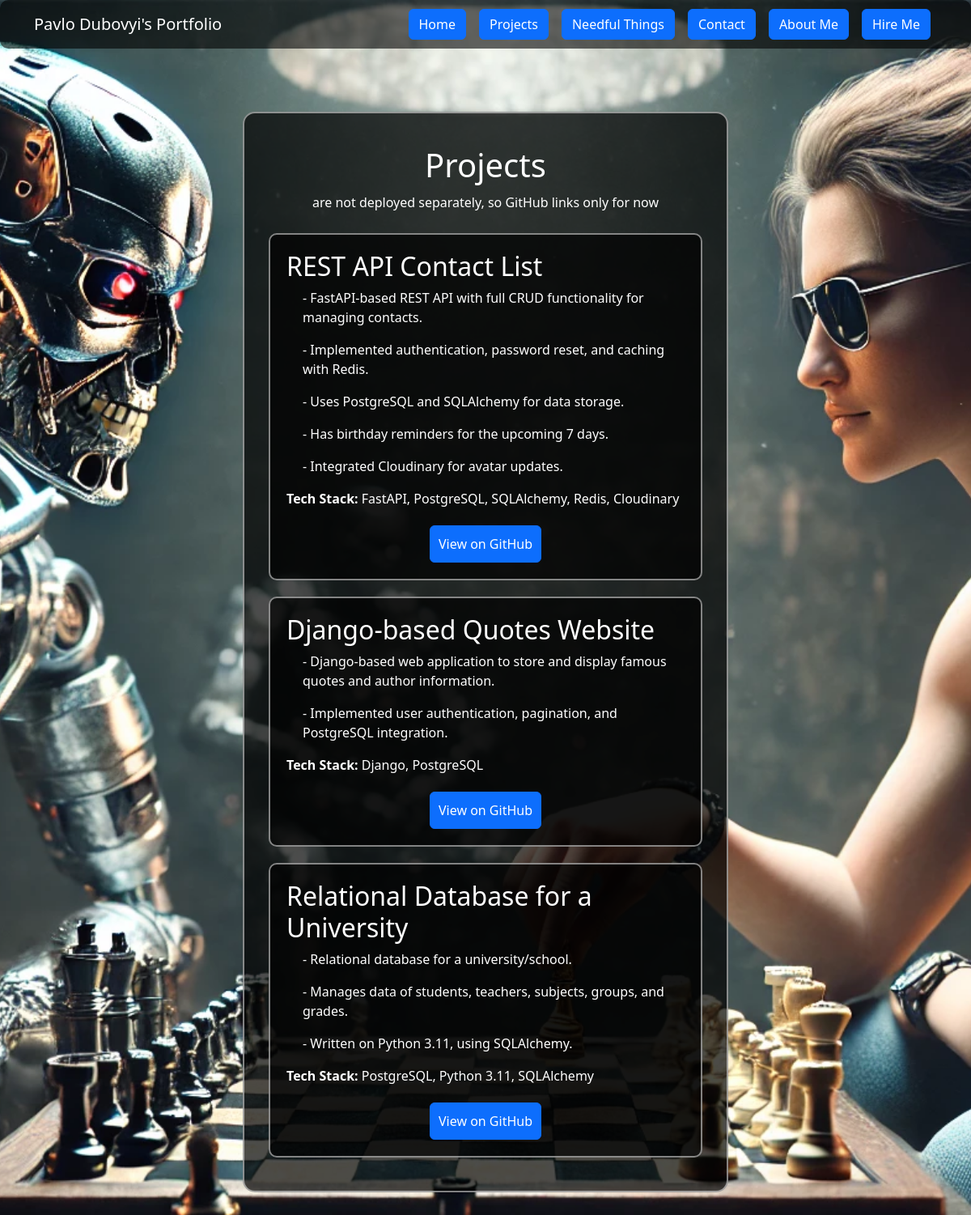
/projects/, run on the app's committed database.
### projects/models.py (models this page shows, shortened)
class Project(models.Model):
    title = models.CharField(max_length=100)
    description = models.TextField()
    stack = models.CharField(max_length=200)
    link = models.URLField()

### projects/views.py (the view)
# urls.py: path('', projects_list, name='projects'),
def projects_list(request):
    projects = Project.objects.all()
    return render(request, "projects/projects.html", {"projects": projects})

### projects/templates/projects/projects.html
{% extends "base.html" %}
{% block content %}
    <div class="fullscreen-container">
        <div class="content-box">
            <h1 class="page-title">Projects</h1>
            <p class="text-center">are not deployed separately, so GitHub links only for now</p>
            <div class="projects-container">
                {% for project in projects %}
                    <div class="project-card">
                        <h2 class="project-title">{{ project.title }}</h2>
                        <ul class="project-description">
                            {% for line in project.description.splitlines %}
                                <p>{{ line }}</p>
                            {% endfor %}
                        </ul>
                        <p><strong>Tech Stack:</strong> {{ project.stack }}</p>
                        <div class="text-center">
                            <a href="{{ project.link }}" target="_blank" class="btn btn-primary btn-center">
                                View on GitHub
                            </a>
                        </div>
                    </div>
                {% endfor %}
            </div>
        </div>
    </div>
{% endblock %}

### templates/base.html (shortened to what this page needs)
<!DOCTYPE html>
<html lang="en">
<head>
    {% load static %}
    <link
        href="https://cdn.jsdelivr.net/npm/bootstrap@5.3.3/dist/css/bootstrap.min.css"
        rel="stylesheet"
    >
    {% load static %}
    <link rel="stylesheet" href="{% static 'css/styles.css' %}">
</head>
<body>
    <nav class="navbar navbar-expand-lg navbar-dark">
        <div class="container">
            <span class="navbar-brand">Pavlo Dubovyi's Portfolio</span>
            <div class="d-flex">
                <a href="{% url 'home' %}" class="btn btn-primary mx-2">Home</a>
                <a href="{% url 'projects' %}" class="btn btn-primary mx-2">Projects</a>
                <a href="{% url 'needful_things' %}" class="btn btn-primary mx-2">Needful Things</a>
                <a href="{% url 'contact' %}" class="btn btn-primary mx-2">Contact</a>
                <a href="{% url 'about' %}" class="btn btn-primary mx-2">About Me</a>
                <a href="{% url 'hire' %}" class="btn btn-primary mx-2">Hire Me</a>
            </div>
        </div>
    </nav>
    <div class="container mt-5">
        {% block content %}{% endblock content %}
    </div>
</body>
</html>

### static/css/styles.css (style rules this page uses)
body { background-image: url("../background_2.webp"); background-size: cover; background-position: center; background-attachment: fixed; color: white; text-align: center; }
.navbar { background: rgba(0, 0, 0, 0.6); padding: 10px; border-radius: 10px; position: fixed; width: 100%; top: 0; left: 0; z-index: 1000; }
html, body { height: 100%; overflow: hidden; }
.fullscreen-container { height: 100vh; display: flex; justify-content: center; align-items: center; text-align: center; margin-top: -100px; }
.content-box { background: rgba(0, 0, 0, 0.7); padding: 20px; border-radius: 15px; border: 2px solid rgba(255, 255, 255, 0.5); text-align: center; max-width: 600px; color: white; width: 100%; margin-top: 200px; margin-bottom: 50px; }
.page-title { text-align: center; margin-bottom: 10px; padding-top: 20px; }
.projects-container { max-height: 75vh; overflow-y: auto; padding: 10px; }
.project-card { background: rgba(0, 0, 0, 0.7); color: white; padding: 20px; border-radius: 10px; border: 2px solid rgba(255, 255, 255, 0.5); margin-bottom: 20px; text-align: left; }
.project-description { text-align: left; padding-left: 20px; }
.btn-center { display: inline-block; text-align: center; width: auto; padding: 10px 10px; margin-top: 5px; }

### data on the page
Project: title "REST API Contact List", splitlines "- FastAPI-based REST API with full CRUD functionality for managing contacts." "- Implemented authentication, password reset, and caching with Redis." "- Uses PostgreSQL and SQLAlchemy for data storage." "- Has birthday reminders for the upcoming 7 days." "- Integrated Cloudinary for avatar updates.", stack "FastAPI, PostgreSQL, SQLAlchemy, Redis, Cloudinary"
Project: title "Django-based Quotes Website", splitlines "- Django-based web application to store and display famous quotes and author information." "- Implemented user authentication, pagination, and PostgreSQL integration.", stack "Django, PostgreSQL"
Project: title "Relational Database for a University", splitlines "- Relational database for a university/school." "- Manages data of students, teachers, subjects, groups, and grades." "- Written on Python 3.11, using SQLAlchemy.", stack "PostgreSQL, Python 3.11, SQLAlchemy"
